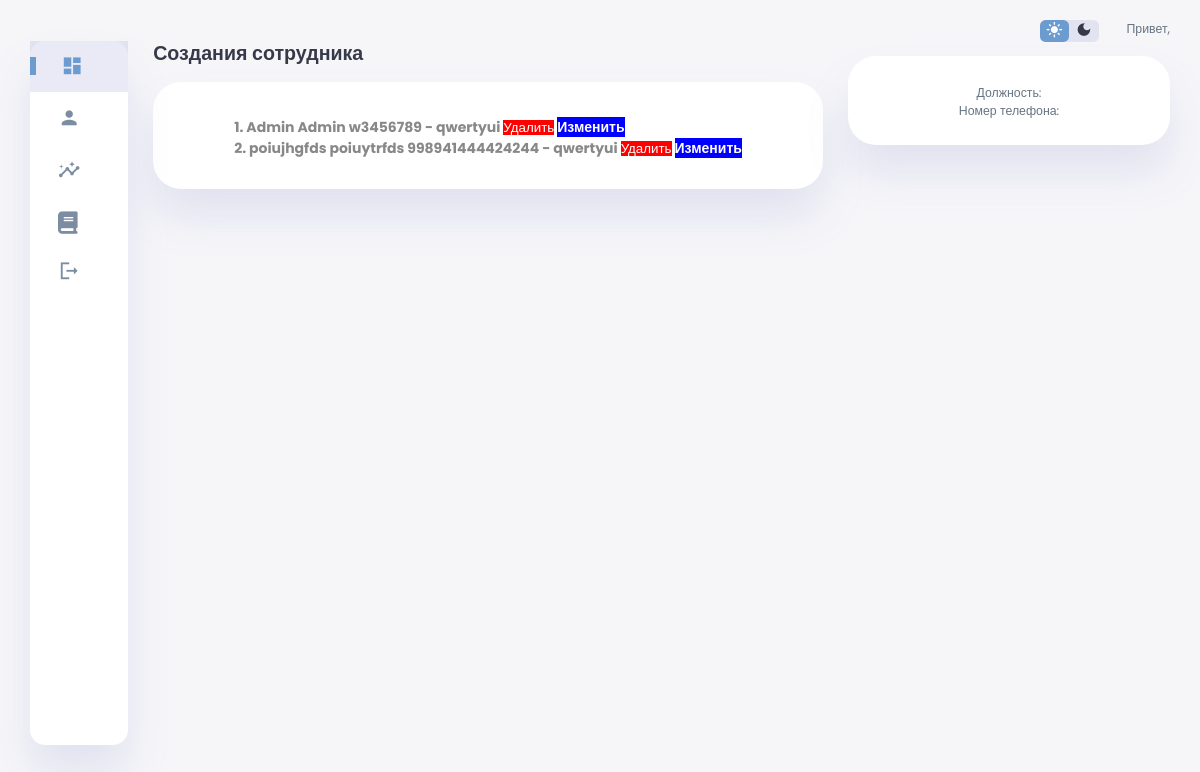
The page /employee_list/ on the database as committed earlier.
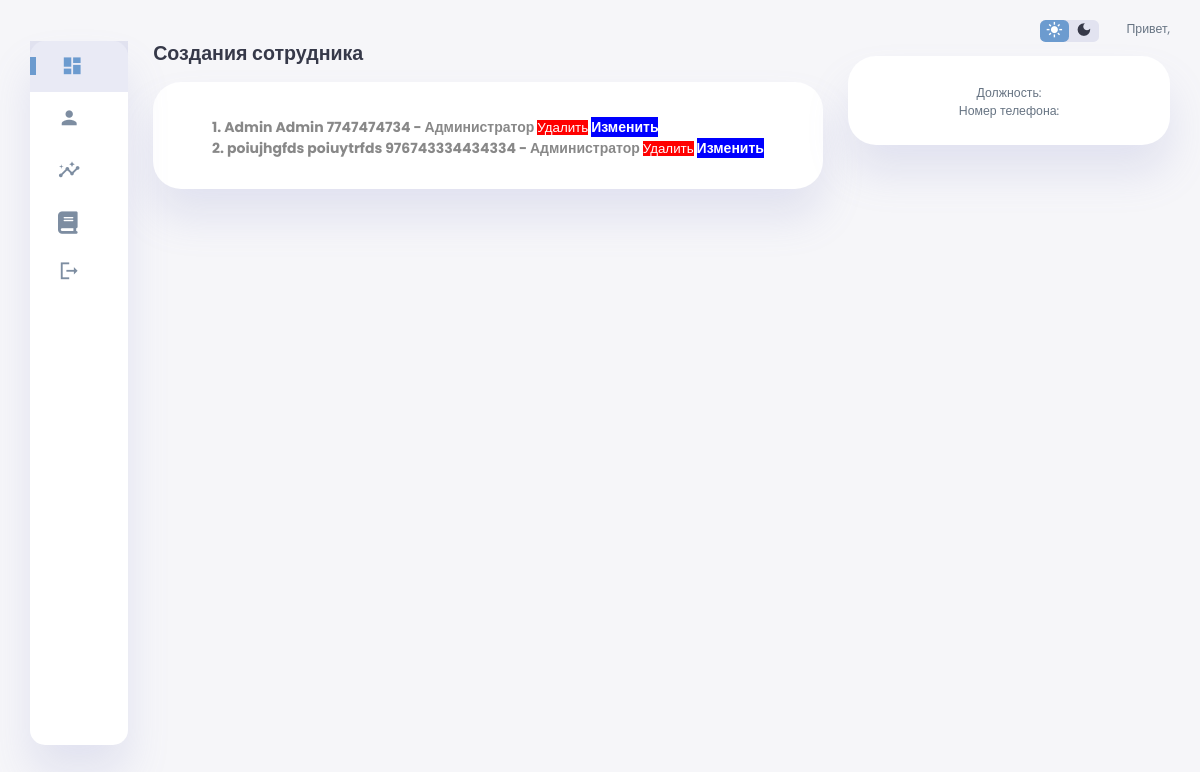
The same page on the database as committed later.
### core/models.py (models this page shows, shortened)
class Employee(models.Model):
    user = models.OneToOneField(User, verbose_name='Пользователь', on_delete=models.CASCADE)
    position = models.ForeignKey(Position, verbose_name='Должность', on_delete=models.CASCADE)
    phone = models.CharField(verbose_name='Номер телефона', max_length=20, null=True, blank=True)
    specialty = models.ForeignKey(Specialty, verbose_name='Специальность', max_length=100, on_delete=models.CASCADE)
    class Meta:
        verbose_name = 'Сотрудник'
        verbose_name_plural = 'Сотрудники'

class Position(models.Model):
    position = models.CharField(max_length=100, verbose_name='Должность', unique = True)
    class Meta:
        verbose_name = 'Должность'
        verbose_name_plural = 'Должности'
    def __str__(self):
        return self.position

### core/views.py (the view)
# urls.py: path('employee_list/', views.employee_list, name='employee_list'),
def employee_list(request):
    employees = Employee.objects.all()
    return render(request, 'employee_list.html', {'employees': employees})

### core/templates/employee_list.html (shortened to what this page needs)
{% extends 'index.html' %}
{% block content %}
<!DOCTYPE html>
<html lang="en">
<head>
</head>
<body>
    <div class="new-users">
        <h2>Создания сотрудника</h2>
        <div class="user-list">
                <div class="course-title">
                <div class="course-details">
                    <ol class="numbered-list" >
                        {% for employee in employees  %}
                            <li>
                                {{employee.user.first_name}}
                                 {{ employee.user.last_name }}
                                 {{employee.phone}}
                                 - {{ employee.position }}
                                <form method="POST" action="{% url 'employee_delete' employee.id %}" style="display: inline;">
                                    <button type="submit" class="delete-button">Удалить</button>
                                </form>
                                <a href="{% url 'employee_edit' employee.id %}" class="edit-button">Изменить</a>
                            </li>
                        {% endfor %}
                        </ol>
                </div>
            </div>
</body>
</html>
{% endblock %}

### core/templates/index.html (shortened to what this page needs)
{% load static %}
<!DOCTYPE html>
<html lang="en">
<head>
    <link rel="stylesheet" href="{% static 'css/style.css'%}">
</head>
<body>
    <div class="container">
        <aside>
            <div class="sidebar">
                <a href="{% url 'home' %}" class="active">
                    <span class="material-icons-sharp">
                    </span>
                </a>
                <a href="{% url 'profile' request.user.id %}" class="">
                    <span class="material-icons-sharp">
                    </span>
                </a>
                <a href="#">
                    <span class="material-icons-sharp">
                    </span>
                    <a href="{% url 'course_list' %}" >
                        <span class="material-icons-sharp">
                            <i class="fa-solid fa-book"></i>
                        </span>
                    </a>
                <a href="{% url 'logout' %}">
                    <span class="material-icons-sharp">
                    </span>
                </a>
            </div>
        </aside>
            <main>
                {% block content %}{% endblock %}
            </main>
        <div class="right-section">
            <div class="nav">
                <div class="dark-mode">
                    <span class="material-icons-sharp active">
                    </span>
                    <span class="material-icons-sharp">
                    </span>
                </div>
                <div class="profile">
                    <div class="info">
                        <p>Привет, <b>{{user.first_name}}</b></p>
                    </div>
                </div>
            </div>
            <div class="user-profile">
                <div class="logo">
                    <p>Должность: {{ user.employee.position }}</p>
                    <p>Номер телефона: {{user.employee.phone}}</p>
                </div>
            </div>
    </div>
</body>
</html>

### core/static/css/style.css (style rules this page uses)
:root { --color-primary: #6C9BCF; --color-danger: #FF0060; --color-success: #1B9C85; --color-warning: #F7D060; --color-white: #fff; --color-info-dark: #7d8da1; --color-dark: #363949; --color-light: rgba(132, 139, 200, 0.18); --color-dark-variant: #677483; --color-background: #f6f6f9; --card-border-radius: 2rem; --border-radius-1: 0.4rem; --border-radius-2: 1.2rem; --card-padding: 1.8rem; --padding-1: 1.2rem; --box-shadow: 0 2rem 3rem var(--color-light); }
* { margin: 0; padding: 0; outline: 0; appearance: 0; border: 0; text-decoration: none; box-sizing: border-box; }
html { font-size: 14px; }
body { width: 100vw; height: 100vh; font-family: 'Poppins', sans-serif; font-size: 0.88rem; user-select: none; overflow-x: hidden; color: var(--color-dark); background-color: var(--color-background); }
a { color: var(--color-dark); }
h2 { font-weight: 600; font-size: 1.4rem; }
p { color: var(--color-dark-variant); }
.container { display: grid; width: 96%; margin: 0 auto; gap: 1.8rem; grid-template-columns: 12rem auto 23rem; }
aside { height: 100vh; }
aside .sidebar { display: flex; flex-direction: column; background-color: var(--color-white); box-shadow: var(--box-shadow); border-radius: 15px; height: 88vh; position: relative; top: 1.5rem; transition: all 0.3s ease; }
aside .sidebar a { display: flex; align-items: center; color: var(--color-info-dark); height: 3.7rem; gap: 1rem; position: relative; margin-left: 2rem; transition: all 0.3s ease; }
aside .sidebar a span { font-size: 1.6rem; transition: all 0.3s ease; }
aside .sidebar a:last-child { position: absolute; bottom: 2rem; width: 100%; }
aside .sidebar a.active { width: 100%; color: var(--color-primary); background-color: var(--color-light); margin-left: 0; }
aside .sidebar a.active::before { content: ''; width: 6px; height: 18px; background-color: var(--color-primary); }
aside .sidebar a.active span { color: var(--color-primary); margin-left: calc(1rem - 3px); }
main { margin-top: 1.4rem; }
main .new-users { margin-top: 1.3rem; }
main .new-users .user-list { background-color: var(--color-white); padding: var(--card-padding); border-radius: var(--card-border-radius); margin-top: 1rem; box-shadow: var(--box-shadow); display: flex; justify-content: space-around; flex-wrap: wrap; gap: 1.4rem; cursor: pointer; transition: all 0.3s ease; }
.right-section { margin-top: 1.4rem; }
.right-section .nav { display: flex; justify-content: end; gap: 2rem; }
.right-section .dark-mode { background-color: var(--color-light); display: flex; justify-content: space-between; align-items: center; height: 1.6rem; width: 4.2rem; cursor: pointer; border-radius: var(--border-radius-1); }
.right-section .dark-mode span { font-size: 1.2rem; width: 50%; height: 100%; display: flex; align-items: center; justify-content: center; }
.right-section .dark-mode span.active { background-color: var(--color-primary); color: white; border-radius: var(--border-radius-1); }
.right-section .nav .profile { display: flex; gap: 2rem; text-align: right; }
.right-section .user-profile { display: flex; justify-content: center; text-align: center; margin-top: 1rem; background-color: var(--color-white); padding: var(--card-padding); border-radius: var(--card-border-radius); box-shadow: var(--box-shadow); cursor: pointer; transition: all 0.3s ease; }
@media screen and (max-width: 1200px) { .container { width: 95%; grid-template-columns: 7rem auto 23rem; } }
@media screen and (max-width: 1200px) { aside .sidebar a { width: 5.6rem; } }
@media screen and (max-width: 1200px) { aside .sidebar a:last-child { position: relative; margin-top: 1.8rem; } }
.course-title { font-size: 18px; font-weight: bold; margin-bottom: 5px; }
.course-details { margin-top: 10px; font-size: 14px; color: #888; }
.numbered-list { list-style-type: none; }
.numbered-list li::before { content: "№ "; }
.numbered-list li { counter-increment: my-counter; }
.numbered-list li::before { content: counter(my-counter) ". "; }

### core/templates/employee_list.html (style rules this page uses)
.delete-button { background-color: red; color: white; }
.edit-button { background-color: blue; color: white; }

Rows that differ between the two databases and show on the page:
changed Employee "Admin": phone "w3456789" → "7747474734"; position "qwertyui" → "Администратор"
changed Employee "poiujhgfds": phone "998941444424244" → "976743334434334"; position "qwertyui" → "Администратор"
